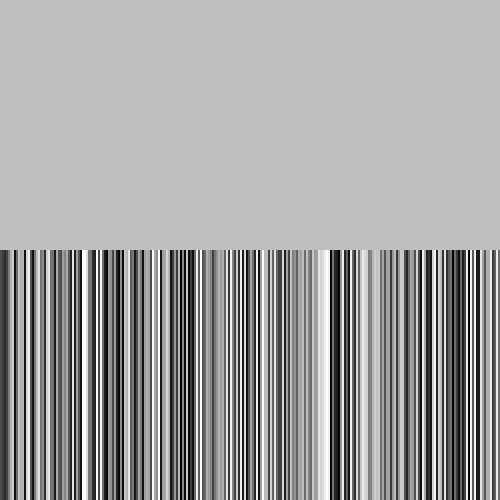
Frame 1 (no input)
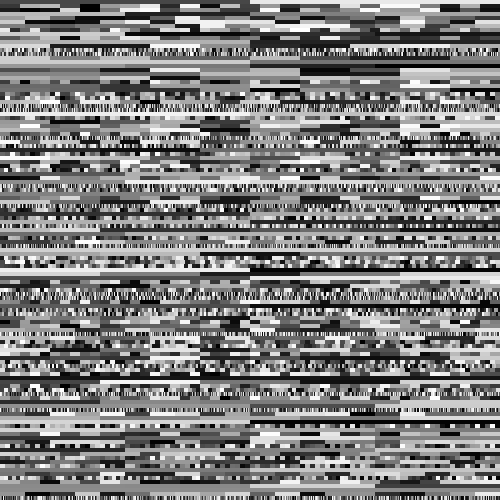
Frame 2 (the mouse pressed at the canvas centre, redrawn once)

The p5.js sketch that drew these frames (run headless with seeded random() and noise() and a simulated clock; the mouse was pressed at the canvas centre and the sketch redrawn once):

// p5.js sketch
// ── sketch.js
function setup() {
    createCanvas(500,500);
    noLoop();

    noStroke();
    fill(255, 255, 255);
}

function draw() {
    background(200);
    
    var factors = [1, 2, 4, 5, 10, 20, 25, 50, 100, 125, 250, 500];
    
    var r = factors[Math.floor(Math.random()*factors.length)];
    
    var rows = 500 / r;

    for (row = 0; row < rows; row++) {
          fill(max(random(255), random(255)));
          
          var c = factors[Math.floor(Math.random()*factors.length)];
          var cols = 500 / c;
          
        for (col = 0; col < cols; col++) {
            var randW = factors[Math.floor(Math.random()*factors.length)];
            fill(random(255));
            rect(col * c, row * r, c, r);
        }
    }
}
